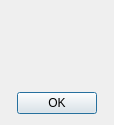
<?xml version="1.0" encoding="UTF-8"?>
<ui version="4.0">
 <class>Bit8Dialog</class>
 <widget class="QDialog" name="Bit8Dialog">
  <property name="geometry">
   <rect>
    <x>0</x>
    <y>0</y>
    <width>114</width>
    <height>125</height>
   </rect>
  </property>
  <property name="windowTitle">
   <string>Dialog</string>
  </property>
  <layout class="QGridLayout" name="gridLayout_2">
   <item row="0" column="0">
    <layout class="QGridLayout" name="gridLayout">
     <item row="0" column="0">
      <layout class="QVBoxLayout" name="verticalLayout"/>
     </item>
     <item row="1" column="0">
      <spacer name="verticalSpacer">
       <property name="orientation">
        <enum>Qt::Vertical</enum>
       </property>
       <property name="sizeHint" stdset="0">
        <size>
         <width>20</width>
         <height>17</height>
        </size>
       </property>
      </spacer>
     </item>
     <item row="2" column="0">
      <widget class="QDialogButtonBox" name="buttonBox">
       <property name="sizePolicy">
        <sizepolicy hsizetype="Fixed" vsizetype="Fixed">
         <horstretch>0</horstretch>
         <verstretch>0</verstretch>
        </sizepolicy>
       </property>
       <property name="orientation">
        <enum>Qt::Vertical</enum>
       </property>
       <property name="standardButtons">
        <set>QDialogButtonBox::Ok</set>
       </property>
      </widget>
     </item>
    </layout>
   </item>
  </layout>
 </widget>
 <resources/>
 <connections>
  <connection>
   <sender>buttonBox</sender>
   <signal>accepted()</signal>
   <receiver>Bit8Dialog</receiver>
   <slot>accept()</slot>
   <hints>
    <hint type="sourcelabel">
     <x>248</x>
     <y>254</y>
    </hint>
    <hint type="destinationlabel">
     <x>157</x>
     <y>274</y>
    </hint>
   </hints>
  </connection>
  <connection>
   <sender>buttonBox</sender>
   <signal>rejected()</signal>
   <receiver>Bit8Dialog</receiver>
   <slot>reject()</slot>
   <hints>
    <hint type="sourcelabel">
     <x>316</x>
     <y>260</y>
    </hint>
    <hint type="destinationlabel">
     <x>286</x>
     <y>274</y>
    </hint>
   </hints>
  </connection>
 </connections>
</ui>
